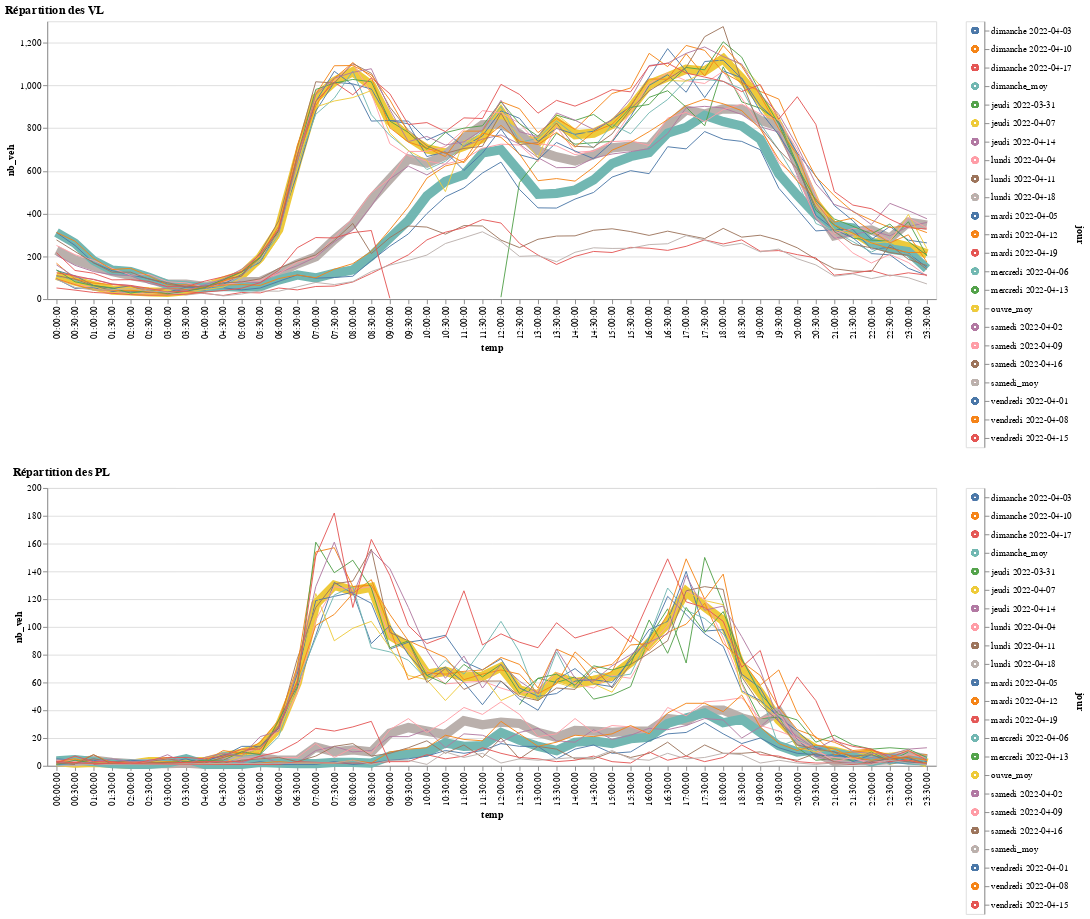

Write notebook code for a chart like this one.
### Code cell
# visualisation
dfVlMoy = pd.concat([dfBm30minMoy.loc[dfBm30minMoy.classe_veh == 'vl'].rename(columns={'type_jour': 'jour'}), dfVl])
dfVlMoy['taille'] = dfVlMoy.jour.apply(lambda x: 1 if not x[-3:] == 'moy' else 10) 
dfPlMoy = pd.concat([dfBm30minMoy.loc[dfBm30minMoy.classe_veh == 'pl'].rename(columns={'type_jour': 'jour'}), dfPl])
dfPlMoy['taille'] = dfPlMoy.jour.apply(lambda x: 1 if not x[-3:] == 'moy' else 10) 
graphTraficVlMoy = alt.Chart(dfVlMoy).mark_line().encode( 
    x='temp:N',
    y='nb_veh:Q',
    color=color,
    size=alt.Size('taille:Q', scale=None))
legendVlMoy = alt.Chart(dfVlMoy).mark_point().encode(
    y=alt.Y('jour:N', axis=alt.Axis(orient='right')),
    color=color).add_selection(
    selection)
graphTraficPlMoy = alt.Chart(dfPlMoy).mark_line().encode( 
    x='temp:N',
    y='nb_veh:Q',
    color=color,
    size=alt.Size('taille:Q', scale=None))
legendPlMoy = alt.Chart(dfPlMoy).mark_point().encode(
    y=alt.Y('jour:N', axis=alt.Axis(orient='right')),
    color=color).add_selection(
    selection)
graphTraficVlVtsMoy = alt.Chart(dfVlMoy).mark_line().encode( 
    x='temp:N',
    y='vitesse:Q',
    color=color,
    size=alt.Size('taille:Q', scale=None))
graphTraficPlVtsMoy = alt.Chart(dfPlMoy).mark_line().encode( 
    x='temp:N',
    y='vitesse:Q',
    color=color,
    size=alt.Size('taille:Q', scale=None))
alt.vconcat((graphTraficVlMoy | legendVlMoy).properties(title='Répartition des VL'), (graphTraficPlMoy | legendPlMoy).properties(title='Répartition des PL'))

### Figure 1 — Vega-Lite specification as saved in the notebook (floating-point values rounded to 4 significant figures; data arrays with more than 128 entries replaced by an {"elided": "..."} marker saying what was removed)
{"config": {"view": {"continuousWidth": 400, "continuousHeight": 300}}, "vconcat": [{"hconcat": [{"mark": "line", "encoding": {"color": {"condition": {"type": "nominal", "field": "jour", "legend": null, "selection": "selector002"}, "value": "lightgray"}, "size": {"type": "quantitative", "field": "taille", "scale": null}, "x": {"type": "nominal", "field": "temp"}, "y": {"type": "quantitative", "field": "nb_veh"}}}, {"mark": "point", "encoding": {"color": {"condition": {"type": "nominal", "field": "jour", "legend": null, "selection": "selector002"}, "value": "lightgray"}, "y": {"type": "nominal", "axis": {"orient": "right"}, "field": "jour"}}, "selection": {"selector002": {"type": "multi", "fields": ["jour"]}}}], "data": {"name": "data-d99bf5452655341a702115861f06658b"}, "title": "Répartition des VL"}, {"hconcat": [{"mark": "line", "encoding": {"color": {"condition": {"type": "nominal", "field": "jour", "legend": null, "selection": "selector002"}, "value": "lightgray"}, "size": {"type": "quantitative", "field": "taille", "scale": null}, "x": {"type": "nominal", "field": "temp"}, "y": {"type": "quantitative", "field": "nb_veh"}}}, {"mark": "point", "encoding": {"color": {"condition": {"type": "nominal", "field": "jour", "legend": null, "selection": "selector002"}, "value": "lightgray"}, "y": {"type": "nominal", "axis": {"orient": "right"}, "field": "jour"}}, "selection": {"selector002": {"type": "multi", "fields": ["jour"]}}}], "data": {"name": "data-8f26f50424a7b74710f953056c0ccaa6"}, "title": "Répartition des PL"}], "$schema": "https://vega.github.io/schema/vega-lite/v4.8.1.json", "datasets": {"data-d99bf5452655341a702115861f06658b": {"elided": "1051 records"}, "data-8f26f50424a7b74710f953056c0ccaa6": {"elided": "1003 records"}}}
